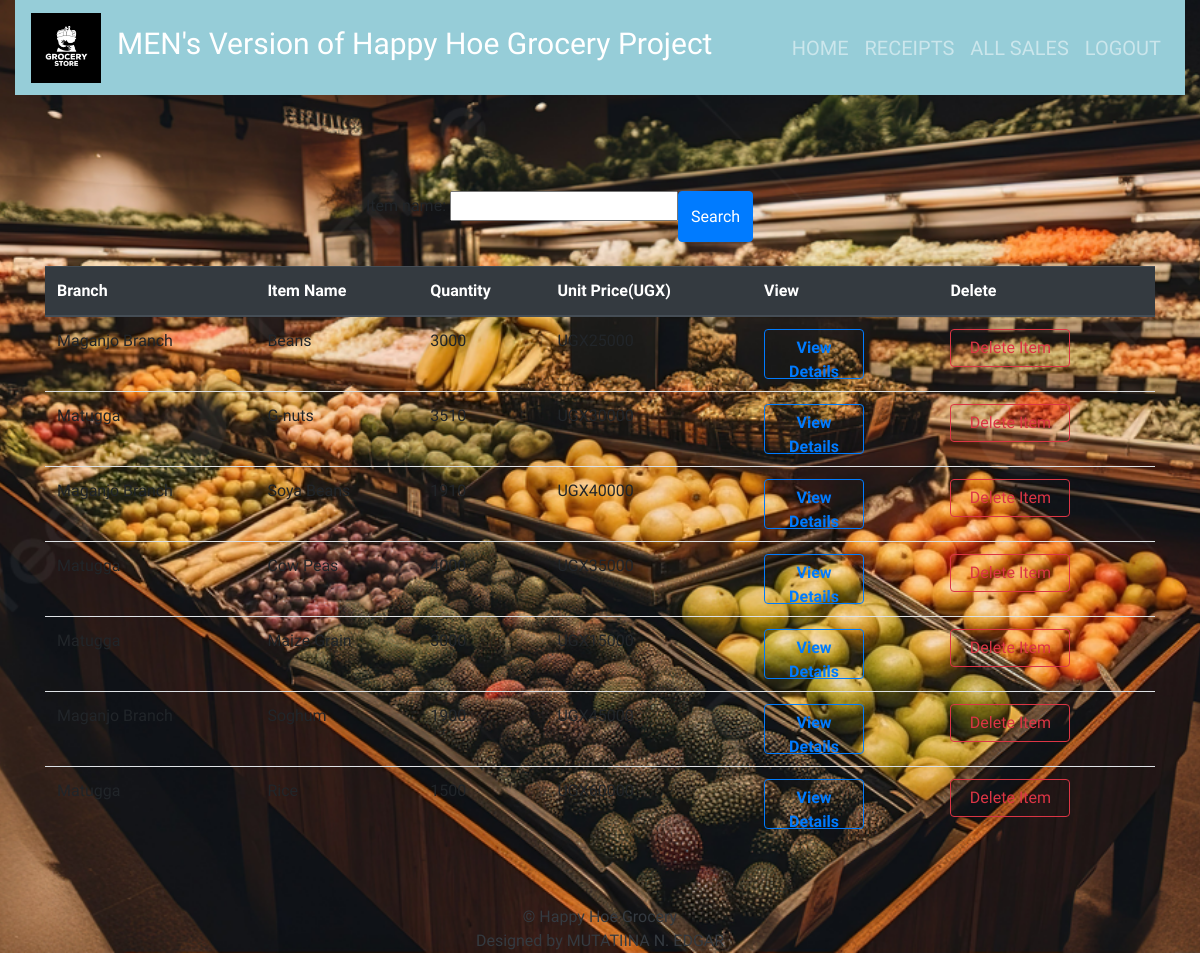
The app's page /home/ (signed in) with its own data.
### kgl/models.py (models this page shows, shortened)
class Stockx(models.Model):
    item_name=models.CharField(max_length=50, null = True, blank=True)
    stock_branch_name=models.CharField(max_length=50, null = True, blank=True)
    stock_type=models.CharField(max_length=50, null = True, blank=True)
    stock_time_of_produce=models.CharField(max_length=50, null = True, blank=True)
    stock_contact=models.CharField(max_length=50, null = True, blank=True)
    stock_source = models.CharField(max_length=50, null = True, blank=True)
    unit_cost = models.IntegerField(default=10, null = True, blank=True)
    unit_price = models.IntegerField(default=0, null = True, blank=True)
    total_quantity = models.IntegerField(default=0, null = True, blank=True)
    issued_quantity = models.IntegerField(default=0, null = True, blank=True)

### kgl/views.py (the view)
# urls.py: 2. Add a URL to urlpatterns:  path('', views.home, name='home')
@login_required
def home(request):
    products = Stockx.objects.all().order_by('-id')
    product_filters = StockxFilter(request.GET, queryset = products)
    products = product_filters.qs
    return render(request,"kgl/home.html", {'products':products,'product_filters': product_filters})

### kgl/templates/kgl/home.html
{% extends 'kgl/base.html' %}
 {% block content%}
<br></br>
{% load static %}
<br></br>
<div class = "container-fluid">
  <form class="d-flex">
   {{ product_filters.form.as_p }}
    <button class="btn btn-primary " type="submit" method="POST">Search</button>
  </form>
</div>
<br>
<div class = "container">
  <table class="table">
    <thead class="thead-dark">
      <tr>
        <th scope="col">Branch</th>
        <th scope="col">Item Name</th>
        <th scope="col">Quantity</th>
        <th scope="col">Unit Price(UGX)</th>
        <th scope="col">View</th>
        <th scope="col">Delete</th>
      </tr>
    </thead>
    <tbody>
      {% for product in products %}
      <tr>
        <td>{{product.stock_branch_name}}</td>
        <td>{{product.item_name}}</td>
        <td>{{product.total_quantity}}</td>
        <td>UGX{{product.unit_price}}</td>
        <td><a href="{% url 'product_detail' product.id %}"><button class="btn btn-outline-primary btn font-weight-bolder" style="width: 100px; height: 50px;">View Details</button></a></td>
        <td><a href="{% url 'delete_detail' product.id %}"><button class="btn btn-outline-danger btn" style="width: 120px;">Delete Item</button></a></td>
      </tr>
      {% endfor %}
    </tbody>
  </table>
</div>
{% endblock%}

### kgl/templates/kgl/base.html (shortened to what this page needs)
{% load static%}
<!DOCTYPE html>
<html lang="en">
<head>
    <link rel="stylesheet" href="https://stackpath.bootstrapcdn.com/bootstrap/4.5.2/css/bootstrap.min.css">
    <link rel = "stylesheet" href = {% static 'kgl/main.css' %}>
</head>
<body>
  <div class="container-fluid">
    <div color="alert alert-danger">
      <nav class="navbar navbar-expand-lg navbar-dark ">
        <img src="/static/kgl/images/grocery.jpg" width="70px" height="70px" alt="">
        <a class="nav-link" href=""><h1 class="navbar-brand" style = "font-size: 25px">MEN's Version of Happy Hoe Grocery Project</h1></a>
        <div class="collapse navbar-collapse" id="navbarNav">
          <ul class="nav navbar-nav ml-auto">
           {% if user.is_authenticated%}
              <li class="nav-item">
                <a class="nav-link" href="{% url 'home' %}">HOME</a>
              </li>
              <li class="nav-item">
                <a class="nav-link" href="{% url 'receipt'%}">RECEIPTS</a>
              </li>
              <li class="nav-item">
                <a class="nav-link" href="{% url 'all_sales'%}">ALL SALES</a>
              </li>
              <li class="nav-item">
                <a class="nav-link" href="{% url 'logout'%}">LOGOUT</a>
              </li>
            {% endif %}
          </ul>
      </nav>
    </div>
  </div>
    {% block content%}
    {% endblock%}
    <br><br>
    <div class="footer">
      <div class="text-center">
        <footer class="text-dark">
          <div class="d-grid gap-2 col-6 mx-auto">
            &copy; Happy Hoe Grocery <br> Designed by MUTATIINA N. EDGAR
          </footer>
      </div>
     </div>
</body>
</html>

### kgl/static/kgl/main.css (style rules this page uses)
html,body { position: relative; overflow-x: hidden; background: url('kgl/static/kgl/images/index.jpg'); width: 100% !important; height: 100vh; display: table; position: relative; background-position: center; background-attachment: scroll; -o-background-size: cover; -moz-background-size: cover; -webkit-background-size: cover; background-size: cover; background-repeat: no-repeat; }
body { background-color: #e0d5bf; font-family: 'raleway'; }
form { width: 40%; margin: 0 auto; }
.navbar { background-color: #96cdd8; }
.navbar li a { font-size: 20px; }
.navbar-brand { font-size: 30px !important; }

### records on screen
Stockx: stock_branch_name "Maganjo Branch", item_name "Beans", total_quantity "3000"
Stockx: stock_branch_name "Matugga", item_name "G-nuts", total_quantity "3510", unit_price "30000"
Stockx: stock_branch_name "Maganjo Branch", item_name "Soya Beans", total_quantity "1910", unit_price "40000"
Stockx: stock_branch_name "Matugga", item_name "Cow Peas", total_quantity "4000", unit_price "35000"
Stockx: stock_branch_name "Matugga", item_name "Maize Grain", total_quantity "3000", unit_price "15000"
Stockx: stock_branch_name "Maganjo Branch", item_name "Soghum", total_quantity "1900", unit_price "45000"
Stockx: stock_branch_name "Matugga", total_quantity "1500", unit_price "60000"
